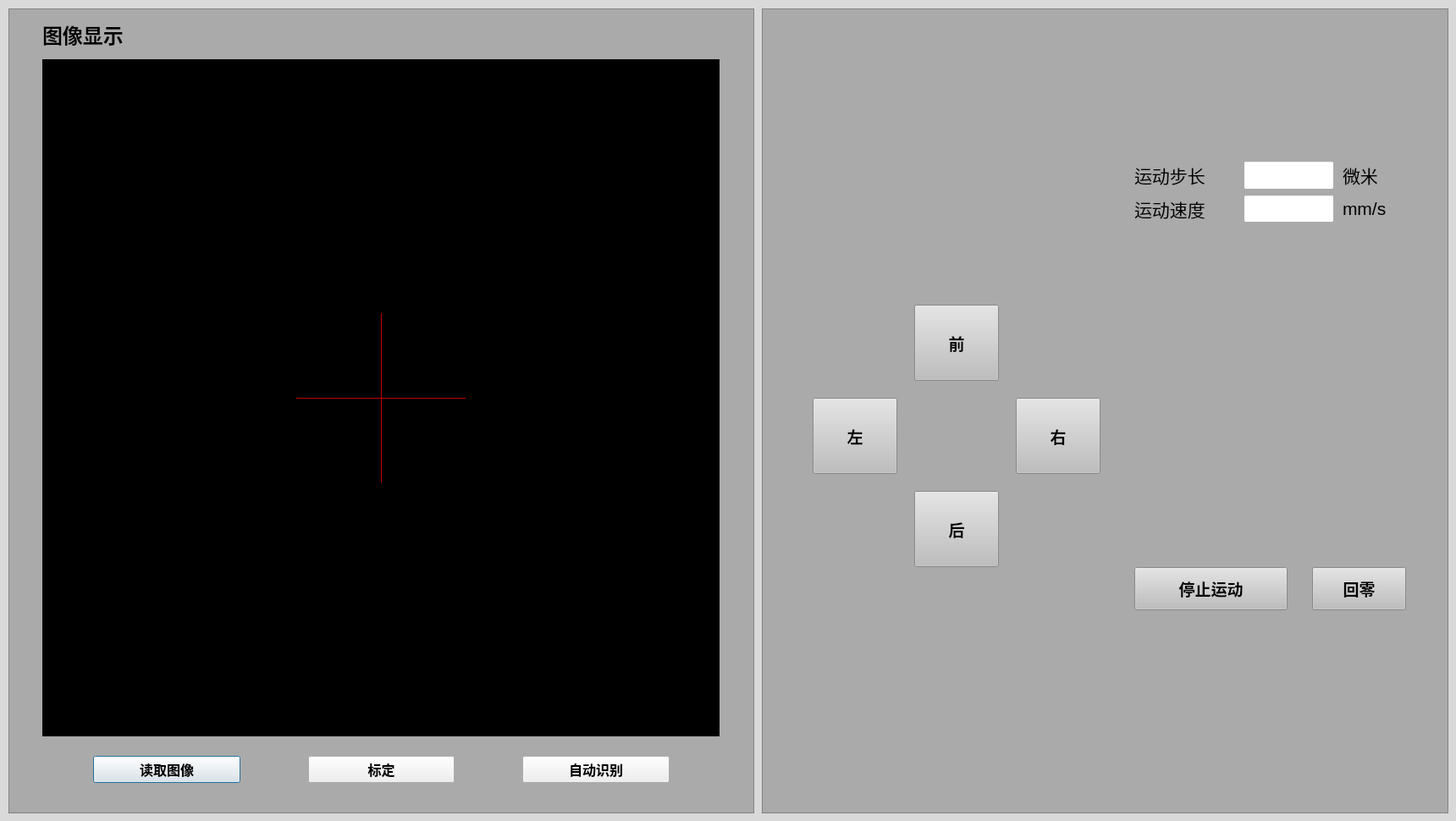
<?xml version="1.0" encoding="UTF-8"?>
<ui version="4.0">
 <class>PlatformDialog</class>
 <widget class="QDialog" name="PlatformDialog">
  <property name="geometry">
   <rect>
    <x>0</x>
    <y>0</y>
    <width>1720</width>
    <height>970</height>
   </rect>
  </property>
  <property name="windowTitle">
   <string>Dialog</string>
  </property>
  <property name="styleSheet">
   <string notr="true">QDialog{background-color:rgb(217, 217, 217)}</string>
  </property>
  <widget class="QFrame" name="frame_2">
   <property name="geometry">
    <rect>
     <x>10</x>
     <y>10</y>
     <width>881</width>
     <height>951</height>
    </rect>
   </property>
   <property name="styleSheet">
    <string notr="true">QFrame{background-color:rgb(170, 170, 170)}</string>
   </property>
   <property name="frameShape">
    <enum>QFrame::StyledPanel</enum>
   </property>
   <property name="frameShadow">
    <enum>QFrame::Raised</enum>
   </property>
   <widget class="QFrame" name="frame_3">
    <property name="geometry">
     <rect>
      <x>40</x>
      <y>60</y>
      <width>800</width>
      <height>800</height>
     </rect>
    </property>
    <property name="styleSheet">
     <string notr="true">QFrame{background-color:rgb(0, 0, 0)}</string>
    </property>
    <property name="frameShape">
     <enum>QFrame::StyledPanel</enum>
    </property>
    <property name="frameShadow">
     <enum>QFrame::Raised</enum>
    </property>
    <widget class="QLabel" name="label_6">
     <property name="geometry">
      <rect>
       <x>0</x>
       <y>0</y>
       <width>800</width>
       <height>800</height>
      </rect>
     </property>
     <property name="text">
      <string/>
     </property>
    </widget>
    <widget class="QFrame" name="frame_4">
     <property name="geometry">
      <rect>
       <x>300</x>
       <y>400</y>
       <width>200</width>
       <height>1</height>
      </rect>
     </property>
     <property name="styleSheet">
      <string notr="true">QFrame{background-color:red}</string>
     </property>
     <property name="frameShape">
      <enum>QFrame::StyledPanel</enum>
     </property>
     <property name="frameShadow">
      <enum>QFrame::Raised</enum>
     </property>
    </widget>
    <widget class="QFrame" name="frame_5">
     <property name="geometry">
      <rect>
       <x>400</x>
       <y>300</y>
       <width>1</width>
       <height>200</height>
      </rect>
     </property>
     <property name="styleSheet">
      <string notr="true">QFrame{background-color:red}</string>
     </property>
     <property name="frameShape">
      <enum>QFrame::StyledPanel</enum>
     </property>
     <property name="frameShadow">
      <enum>QFrame::Raised</enum>
     </property>
    </widget>
   </widget>
   <widget class="QLabel" name="label_5">
    <property name="geometry">
     <rect>
      <x>40</x>
      <y>10</y>
      <width>131</width>
      <height>41</height>
     </rect>
    </property>
    <property name="font">
     <font>
      <family>微软雅黑</family>
      <pointsize>18</pointsize>
      <weight>75</weight>
      <bold>true</bold>
     </font>
    </property>
    <property name="text">
     <string>图像显示</string>
    </property>
   </widget>
   <widget class="QWidget" name="layoutWidget">
    <property name="geometry">
     <rect>
      <x>100</x>
      <y>880</y>
      <width>681</width>
      <height>38</height>
     </rect>
    </property>
    <layout class="QHBoxLayout" name="horizontalLayout_3" stretch="1,1,1">
     <property name="spacing">
      <number>80</number>
     </property>
     <item>
      <widget class="QPushButton" name="pushButton_6">
       <property name="font">
        <font>
         <family>微软雅黑</family>
         <pointsize>12</pointsize>
         <weight>75</weight>
         <bold>true</bold>
        </font>
       </property>
       <property name="text">
        <string>读取图像</string>
       </property>
      </widget>
     </item>
     <item>
      <widget class="QPushButton" name="pushButton_8">
       <property name="font">
        <font>
         <family>微软雅黑</family>
         <pointsize>12</pointsize>
         <weight>75</weight>
         <bold>true</bold>
        </font>
       </property>
       <property name="text">
        <string>标定</string>
       </property>
      </widget>
     </item>
     <item>
      <widget class="QPushButton" name="pushButton_9">
       <property name="font">
        <font>
         <family>微软雅黑</family>
         <pointsize>12</pointsize>
         <weight>75</weight>
         <bold>true</bold>
        </font>
       </property>
       <property name="text">
        <string>自动识别</string>
       </property>
      </widget>
     </item>
    </layout>
   </widget>
  </widget>
  <widget class="QFrame" name="frame">
   <property name="geometry">
    <rect>
     <x>900</x>
     <y>10</y>
     <width>811</width>
     <height>951</height>
    </rect>
   </property>
   <property name="sizePolicy">
    <sizepolicy hsizetype="Expanding" vsizetype="Expanding">
     <horstretch>0</horstretch>
     <verstretch>0</verstretch>
    </sizepolicy>
   </property>
   <property name="minimumSize">
    <size>
     <width>50</width>
     <height>40</height>
    </size>
   </property>
   <property name="font">
    <font>
     <pointsize>14</pointsize>
     <weight>75</weight>
     <bold>true</bold>
    </font>
   </property>
   <property name="styleSheet">
    <string notr="true">QFrame{background-color:rgb(170, 170, 170)}</string>
   </property>
   <property name="frameShape">
    <enum>QFrame::StyledPanel</enum>
   </property>
   <property name="frameShadow">
    <enum>QFrame::Raised</enum>
   </property>
   <widget class="QPushButton" name="pushButton">
    <property name="geometry">
     <rect>
      <x>180</x>
      <y>350</y>
      <width>100</width>
      <height>90</height>
     </rect>
    </property>
    <property name="sizePolicy">
     <sizepolicy hsizetype="Expanding" vsizetype="Expanding">
      <horstretch>0</horstretch>
      <verstretch>0</verstretch>
     </sizepolicy>
    </property>
    <property name="minimumSize">
     <size>
      <width>50</width>
      <height>40</height>
     </size>
    </property>
    <property name="font">
     <font>
      <family>微软雅黑</family>
      <pointsize>14</pointsize>
      <weight>75</weight>
      <bold>true</bold>
     </font>
    </property>
    <property name="styleSheet">
     <string notr="true">QPushButton{background-color:rgb(190, 190, 190)}</string>
    </property>
    <property name="text">
     <string>前</string>
    </property>
   </widget>
   <widget class="QPushButton" name="pushButton_2">
    <property name="geometry">
     <rect>
      <x>60</x>
      <y>460</y>
      <width>100</width>
      <height>90</height>
     </rect>
    </property>
    <property name="sizePolicy">
     <sizepolicy hsizetype="Expanding" vsizetype="Expanding">
      <horstretch>0</horstretch>
      <verstretch>0</verstretch>
     </sizepolicy>
    </property>
    <property name="minimumSize">
     <size>
      <width>50</width>
      <height>40</height>
     </size>
    </property>
    <property name="font">
     <font>
      <family>微软雅黑</family>
      <pointsize>14</pointsize>
      <weight>75</weight>
      <bold>true</bold>
     </font>
    </property>
    <property name="styleSheet">
     <string notr="true">QPushButton{background-color:rgb(190, 190, 190)}</string>
    </property>
    <property name="text">
     <string>左</string>
    </property>
   </widget>
   <widget class="QPushButton" name="pushButton_3">
    <property name="geometry">
     <rect>
      <x>180</x>
      <y>570</y>
      <width>100</width>
      <height>90</height>
     </rect>
    </property>
    <property name="sizePolicy">
     <sizepolicy hsizetype="Expanding" vsizetype="Expanding">
      <horstretch>0</horstretch>
      <verstretch>0</verstretch>
     </sizepolicy>
    </property>
    <property name="minimumSize">
     <size>
      <width>50</width>
      <height>40</height>
     </size>
    </property>
    <property name="font">
     <font>
      <family>微软雅黑</family>
      <pointsize>14</pointsize>
      <weight>75</weight>
      <bold>true</bold>
     </font>
    </property>
    <property name="styleSheet">
     <string notr="true">QPushButton{background-color:rgb(190, 190, 190)}</string>
    </property>
    <property name="text">
     <string>后</string>
    </property>
   </widget>
   <widget class="QPushButton" name="pushButton_4">
    <property name="geometry">
     <rect>
      <x>300</x>
      <y>460</y>
      <width>100</width>
      <height>90</height>
     </rect>
    </property>
    <property name="sizePolicy">
     <sizepolicy hsizetype="Expanding" vsizetype="Expanding">
      <horstretch>0</horstretch>
      <verstretch>0</verstretch>
     </sizepolicy>
    </property>
    <property name="minimumSize">
     <size>
      <width>50</width>
      <height>40</height>
     </size>
    </property>
    <property name="font">
     <font>
      <family>微软雅黑</family>
      <pointsize>14</pointsize>
      <weight>75</weight>
      <bold>true</bold>
     </font>
    </property>
    <property name="styleSheet">
     <string notr="true">QPushButton{background-color:rgb(190, 190, 190)}</string>
    </property>
    <property name="text">
     <string>右</string>
    </property>
   </widget>
   <widget class="QPushButton" name="pushButton_5">
    <property name="geometry">
     <rect>
      <x>440</x>
      <y>660</y>
      <width>181</width>
      <height>51</height>
     </rect>
    </property>
    <property name="sizePolicy">
     <sizepolicy hsizetype="Expanding" vsizetype="Expanding">
      <horstretch>0</horstretch>
      <verstretch>0</verstretch>
     </sizepolicy>
    </property>
    <property name="minimumSize">
     <size>
      <width>50</width>
      <height>40</height>
     </size>
    </property>
    <property name="font">
     <font>
      <family>微软雅黑</family>
      <pointsize>14</pointsize>
      <weight>75</weight>
      <bold>true</bold>
     </font>
    </property>
    <property name="styleSheet">
     <string notr="true">QPushButton{background-color:rgb(190, 190, 190)}</string>
    </property>
    <property name="text">
     <string>停止运动</string>
    </property>
   </widget>
   <widget class="QPushButton" name="pushButton_7">
    <property name="geometry">
     <rect>
      <x>650</x>
      <y>660</y>
      <width>111</width>
      <height>51</height>
     </rect>
    </property>
    <property name="sizePolicy">
     <sizepolicy hsizetype="Expanding" vsizetype="Expanding">
      <horstretch>0</horstretch>
      <verstretch>0</verstretch>
     </sizepolicy>
    </property>
    <property name="minimumSize">
     <size>
      <width>50</width>
      <height>40</height>
     </size>
    </property>
    <property name="font">
     <font>
      <family>微软雅黑</family>
      <pointsize>14</pointsize>
      <weight>75</weight>
      <bold>true</bold>
     </font>
    </property>
    <property name="styleSheet">
     <string notr="true">QPushButton{background-color:rgb(190, 190, 190)}</string>
    </property>
    <property name="text">
     <string>回零</string>
    </property>
   </widget>
   <widget class="QWidget" name="layoutWidget">
    <property name="geometry">
     <rect>
      <x>440</x>
      <y>180</y>
      <width>311</width>
      <height>73</height>
     </rect>
    </property>
    <layout class="QVBoxLayout" name="verticalLayout">
     <item>
      <layout class="QHBoxLayout" name="horizontalLayout" stretch="111,100,61">
       <property name="spacing">
        <number>10</number>
       </property>
       <item>
        <widget class="QLabel" name="label">
         <property name="sizePolicy">
          <sizepolicy hsizetype="Expanding" vsizetype="Expanding">
           <horstretch>0</horstretch>
           <verstretch>0</verstretch>
          </sizepolicy>
         </property>
         <property name="font">
          <font>
           <pointsize>16</pointsize>
          </font>
         </property>
         <property name="text">
          <string>运动步长</string>
         </property>
        </widget>
       </item>
       <item>
        <widget class="QLineEdit" name="lineEdit">
         <property name="sizePolicy">
          <sizepolicy hsizetype="Expanding" vsizetype="Expanding">
           <horstretch>0</horstretch>
           <verstretch>0</verstretch>
          </sizepolicy>
         </property>
         <property name="font">
          <font>
           <pointsize>14</pointsize>
          </font>
         </property>
        </widget>
       </item>
       <item>
        <widget class="QLabel" name="label_4">
         <property name="sizePolicy">
          <sizepolicy hsizetype="Expanding" vsizetype="Expanding">
           <horstretch>0</horstretch>
           <verstretch>0</verstretch>
          </sizepolicy>
         </property>
         <property name="font">
          <font>
           <pointsize>16</pointsize>
          </font>
         </property>
         <property name="text">
          <string>微米</string>
         </property>
        </widget>
       </item>
      </layout>
     </item>
     <item>
      <layout class="QHBoxLayout" name="horizontalLayout_2" stretch="111,100,61">
       <property name="spacing">
        <number>10</number>
       </property>
       <item>
        <widget class="QLabel" name="label_2">
         <property name="sizePolicy">
          <sizepolicy hsizetype="Expanding" vsizetype="Expanding">
           <horstretch>0</horstretch>
           <verstretch>0</verstretch>
          </sizepolicy>
         </property>
         <property name="font">
          <font>
           <pointsize>16</pointsize>
          </font>
         </property>
         <property name="text">
          <string>运动速度</string>
         </property>
        </widget>
       </item>
       <item>
        <widget class="QLineEdit" name="lineEdit_2">
         <property name="sizePolicy">
          <sizepolicy hsizetype="Expanding" vsizetype="Expanding">
           <horstretch>0</horstretch>
           <verstretch>0</verstretch>
          </sizepolicy>
         </property>
         <property name="font">
          <font>
           <pointsize>14</pointsize>
          </font>
         </property>
        </widget>
       </item>
       <item>
        <widget class="QLabel" name="label_3">
         <property name="sizePolicy">
          <sizepolicy hsizetype="Expanding" vsizetype="Expanding">
           <horstretch>0</horstretch>
           <verstretch>0</verstretch>
          </sizepolicy>
         </property>
         <property name="font">
          <font>
           <pointsize>16</pointsize>
          </font>
         </property>
         <property name="text">
          <string>mm/s</string>
         </property>
        </widget>
       </item>
      </layout>
     </item>
    </layout>
   </widget>
  </widget>
 </widget>
 <resources/>
 <connections/>
</ui>
